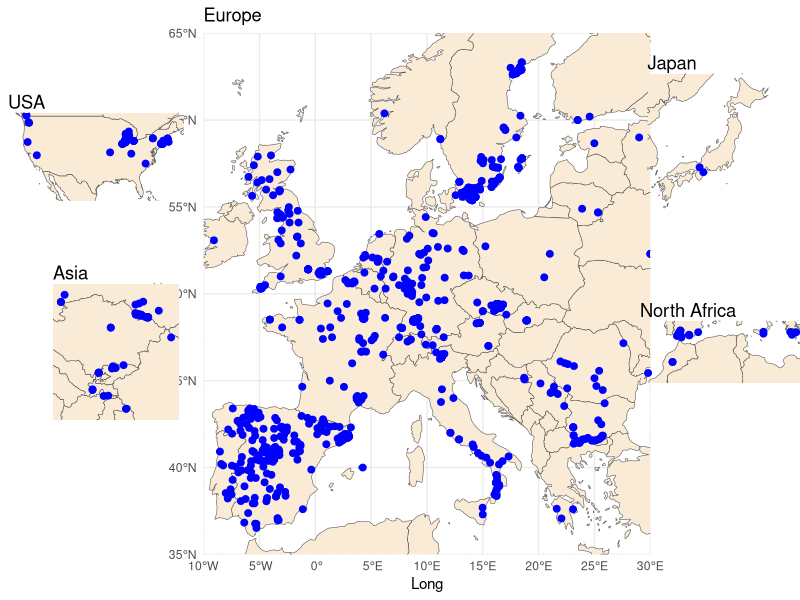
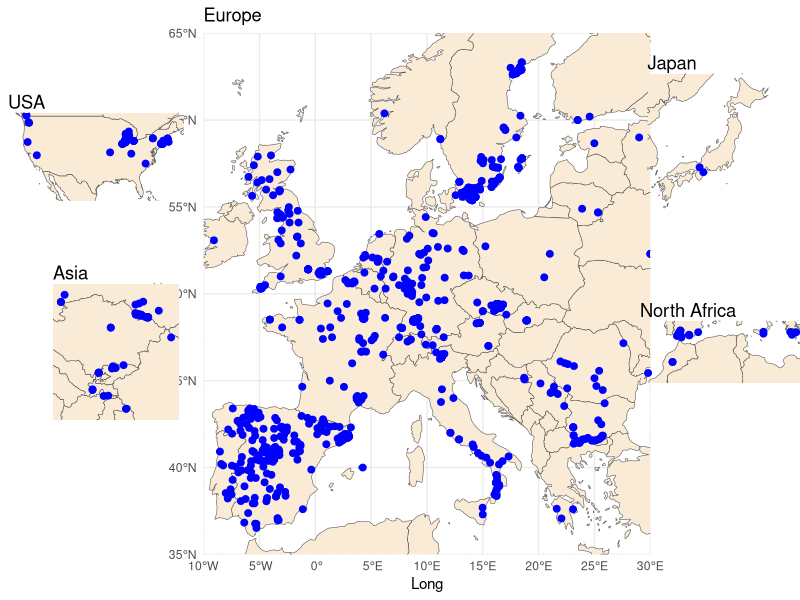

Generate these figures, in order, with R:
## ---- chunk 1

library(ggplot2)
library(dplyr)
library(readr)
library(sf)
library(rnaturalearth)
library(rnaturalearthdata)
library(cowplot)
library(egg)

world <- ne_countries(scale = "medium", returnclass = "sf")

data <- read_csv("accessions.txt", col_names = FALSE)

colnames(data) <- c(
  "Accession_ID", "Name", "Code", "Country", "Country_short",
  "Lat", "Long", "Collector", "Extra", "CS_Number",
  "Admixture_Group", "Sequenced_by", "Notes" 
)




asia_data <- data %>%
  filter(Long > 60, Long < 125, Lat > 10, Lat < 60)

asia_xlim <- range(asia_data$Long, na.rm = TRUE) + c(-2, 2)
asia_ylim <- range(asia_data$Lat, na.rm = TRUE) + c(-2, 2)



# North Africa
africa_data <- data %>%
  filter(Long > -20, Long < 40, Lat > 10, Lat < 38)

africa_xlim <- range(africa_data$Long, na.rm = TRUE) + c(-2, 2)
africa_ylim <- range(africa_data$Lat, na.rm = TRUE) + c(-2, 2)


# Japan 
japan_data <- data %>%
  filter(Long > 128, Long < 146, Lat > 30, Lat < 46)

# USA
us_data <- data %>%
  filter(Long < -65, Long > -130, Lat > 24, Lat < 50)

# Europe (main map)
plot_europe <- ggplot(data = world) +
  geom_sf(fill = "antiquewhite") +
  geom_point(data = data, aes(x = Long, y = Lat), color = "blue", size = 2) +
  coord_sf(xlim = c(-10, 30), ylim = c(35, 65), expand = FALSE) +
  labs(title = "Europe") +
  theme_minimal()

# USA inset
plot_us <- ggplot(data = world) +
  geom_sf(fill = "antiquewhite") +
  geom_point(data = us_data, aes(x = Long, y = Lat), color = "blue", size = 2) +
  coord_sf(xlim = c(-130, -65), ylim = c(24, 50), expand = FALSE) +
  labs(title = "USA") +
  theme_void()

# Asia inset plot 
plot_asia <- ggplot(data = world) +
  geom_sf(fill = "antiquewhite") +
  geom_point(data = asia_data, aes(x = Long, y = Lat), color = "blue", size = 2) +
  coord_sf(xlim = asia_xlim, ylim = asia_ylim, expand = FALSE) +
  labs(title = "Asia") +
  theme_void()


# Japan inset
plot_japan <- ggplot(data = world) +
  geom_sf(fill = "antiquewhite") +
  geom_point(data = japan_data, aes(x = Long, y = Lat), color = "blue", size = 2) +
  coord_sf(xlim = c(128, 146), ylim = c(30, 46), expand = FALSE) +
  labs(title = "Japan") +
  theme_void()

# North Africa inset 
plot_africa <- ggplot(data = world) +
  geom_sf(fill = "antiquewhite") +
  geom_point(data = africa_data, aes(x = Long, y = Lat), color = "blue", size = 2) +
  coord_sf(xlim = africa_xlim, ylim = africa_ylim, expand = FALSE) +
  labs(title = "North Africa") +
  theme_void()

### COMBINE INTO FINAL MAP

final_map <- ggdraw() +
  draw_plot(plot_europe, 0, 0, 1, 1) +            
  draw_plot(plot_us,     0.01, 0.65, 0.22, 0.22) +  
  draw_plot(plot_asia,   0.01, 0.30, 0.27, 0.27) + 
  draw_plot(plot_japan,  0.75, 0.65, 0.27, 0.27) +  
  draw_plot(plot_africa, 0.80, 0.30, 0.27, 0.27)


print(final_map)

ggsave("world_map.png", plot = final_map, width = 12, height = 8, dpi = 300)
